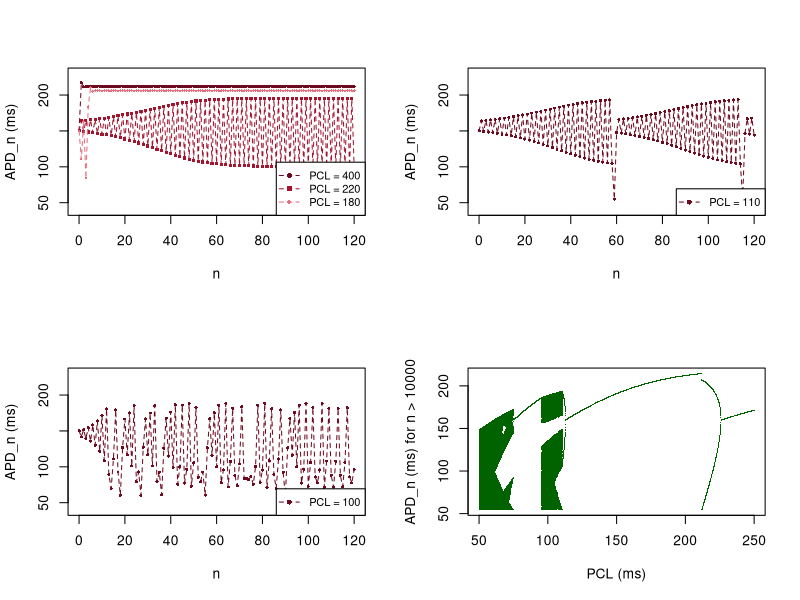

Recreate this plot in R.
# Fig. 1.41: Parameter study and bifurcation diagram of the APD model (book, Section 1.6, Eq. 1.49)
# APD_{n+1} = f(APD_n) with APD_0 = 150 ms, DI_min = 5 ms, and different pacing cycle lengths PCL
# (c) 2026 Philipp Kügler · Program for the book "Dynamical Systems in the Life Sciences" · MIT License (see LICENSE)
DImin <- 5; APD0 <- 150; N <- 120
r <- function(DI) 220 - 180 * exp(-DI / 60)
f <- function(APD, PCL) r(ceiling((APD + DImin) / PCL) * PCL - APD)

n <- 0:N
farben <- c(rgb(0.43, 0.04, 0.12), rgb(0.64, 0.08, 0.18), rgb(0.89, 0.44, 0.49)); zeichen <- c(16, 15, 18)
PCLliste <- list(c(400, 220, 180), 110, 100)
par(mfrow = c(2, 2))
for (p in 1:3) {
  PCLs <- PCLliste[[p]]
  plot(NULL, xlim = c(0, N), ylim = c(40, 230), xlab = "n", ylab = "APD_n (ms)")
  for (i in seq_along(PCLs)) {
    A <- numeric(N + 1); A[1] <- APD0
    for (k in 1:N) A[k + 1] <- f(A[k], PCLs[i])
    lines(n, A, type = "o", lty = 2, pch = zeichen[i], cex = 0.5, col = farben[i])
    cat(sprintf("PCL = %d ms:  APD_117 ... APD_120 =", PCLs[i]), sprintf("%.1f", A[118:121]), "\n")
  }
  legend("bottomright", legend = sprintf("PCL = %d", PCLs), col = farben[seq_along(PCLs)], pch = zeichen, lty = 2, cex = 0.8)
}

PCL <- seq(50, 250, length.out = 4000)   # bifurcation diagram with respect to PCL
A <- rep(APD0, length(PCL))
for (k in 1:10000) A <- f(A, PCL)
P <- c(); W <- c()
for (k in 1:150) { A <- f(A, PCL); P <- c(P, PCL); W <- c(W, A) }
plot(P, W, pch = ".", col = rgb(0, 0.39, 0), xlab = "PCL (ms)", ylab = "APD_n (ms) for n > 10000")
